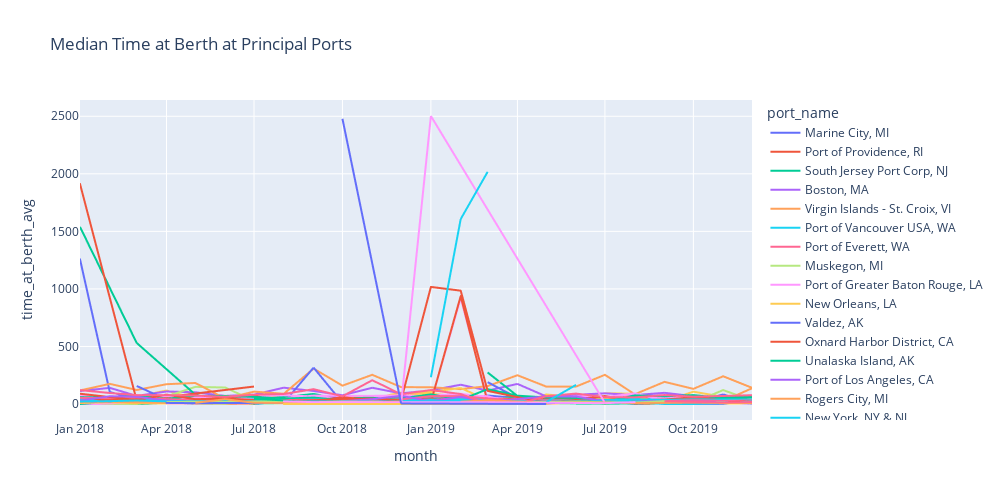

Here is the notebook cell this chart was saved with:
### Code cell
px.line(
    #data with month in dt format
    monthly_gdf
    .with_columns(pl.col('month').str.strptime(pl.Date, format='%Y%m'))
    .sort(by='month'), 
    #plot specs
    x='month', y='time_at_berth_avg', color='port_name',
    title='Median Time at Berth at Principal Ports',
    width=1000,
    height=500 
)
